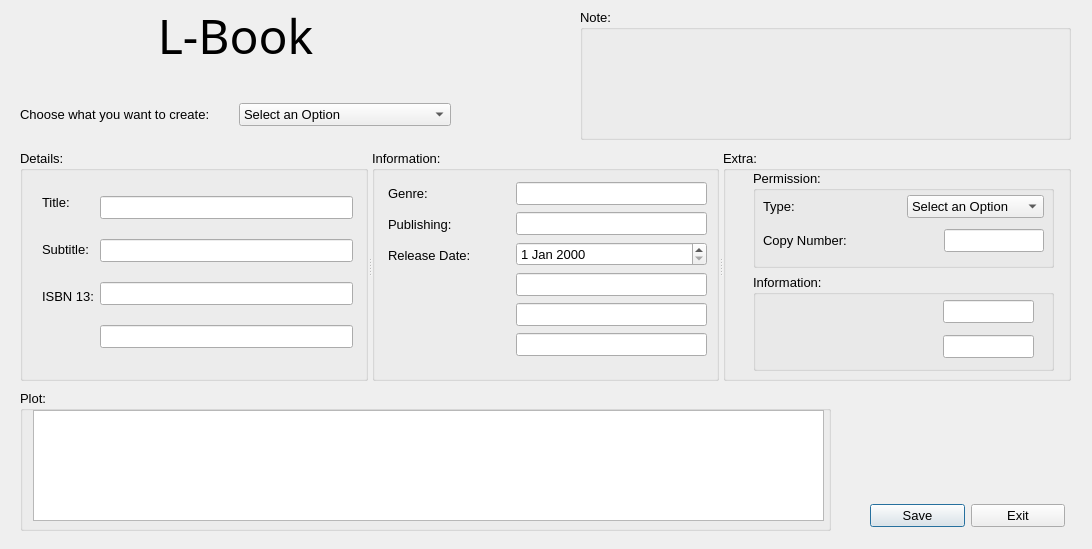
<?xml version="1.0" encoding="UTF-8"?>
<ui version="4.0">
    <class>modifyPublication</class>
    <widget class="QDialog" name="modifyPublication">
        <property name="geometry">
            <rect>
                <x>0</x>
                <y>0</y>
                <width>1092</width>
                <height>549</height>
            </rect>
        </property>
        <property name="windowTitle">
            <string>Dialog</string>
        </property>
        <widget class="QLabel" name="logoLabel">
            <property name="geometry">
                <rect>
                    <x>10</x>
                    <y>0</y>
                    <width>451</width>
                    <height>71</height>
                </rect>
            </property>
            <property name="font">
                <font>
                    <family>A Charming Font Expanded</family>
                    <pointsize>36</pointsize>
                </font>
            </property>
            <property name="text">
                <string>L-Book</string>
            </property>
            <property name="alignment">
                <set>Qt::AlignCenter</set>
            </property>
            <property name="textInteractionFlags">
                <set>Qt::NoTextInteraction</set>
            </property>
        </widget>
        <widget class="QGroupBox" name="plotBox">
            <property name="geometry">
                <rect>
                    <x>20</x>
                    <y>390</y>
                    <width>811</width>
                    <height>141</height>
                </rect>
            </property>
            <property name="font">
                <font>
                    <pointsize>10</pointsize>
                </font>
            </property>
            <property name="title">
                <string>Plot:</string>
            </property>
            <widget class="QTextEdit" name="plotLine">
                <property name="geometry">
                    <rect>
                        <x>13</x>
                        <y>20</y>
                        <width>791</width>
                        <height>111</height>
                    </rect>
                </property>
            </widget>
        </widget>
        <widget class="QGroupBox" name="groupBox_5">
            <property name="geometry">
                <rect>
                    <x>580</x>
                    <y>9</y>
                    <width>491</width>
                    <height>131</height>
                </rect>
            </property>
            <property name="font">
                <font>
                    <pointsize>10</pointsize>
                </font>
            </property>
            <property name="title">
                <string>Note:</string>
            </property>
            <widget class="QLabel" name="noteLabel">
                <property name="geometry">
                    <rect>
                        <x>10</x>
                        <y>20</y>
                        <width>461</width>
                        <height>91</height>
                    </rect>
                </property>
                <property name="text">
                    <string/>
                </property>
                <property name="wordWrap">
                    <bool>true</bool>
                </property>
                <property name="textInteractionFlags">
                    <set>Qt::NoTextInteraction</set>
                </property>
            </widget>
        </widget>
        <widget class="QWidget" name="layoutWidget_1">
            <property name="geometry">
                <rect>
                    <x>20</x>
                    <y>100</y>
                    <width>431</width>
                    <height>29</height>
                </rect>
            </property>
            <layout class="QHBoxLayout" name="horizontalLayout">
                <item>
                    <widget class="QLabel" name="label_2">
                        <property name="font">
                            <font>
                                <pointsize>10</pointsize>
                            </font>
                        </property>
                        <property name="text">
                            <string>Choose what you want to create:</string>
                        </property>
                        <property name="textInteractionFlags">
                            <set>Qt::NoTextInteraction</set>
                        </property>
                    </widget>
                </item>
                <item>
                    <widget class="QComboBox" name="publiBox">
                        <property name="font">
                            <font>
                                <pointsize>10</pointsize>
                            </font>
                        </property>
                        <item>
                            <property name="text">
                                <string>Select an Option</string>
                            </property>
                        </item>
                        <item>
                            <property name="text">
                                <string>Book</string>
                            </property>
                        </item>
                        <item>
                            <property name="text">
                                <string>Periodic</string>
                            </property>
                        </item>
                    </widget>
                </item>
            </layout>
        </widget>
        <widget class="QSplitter" name="splitter">
            <property name="geometry">
                <rect>
                    <x>20</x>
                    <y>150</y>
                    <width>1051</width>
                    <height>231</height>
                </rect>
            </property>
            <property name="orientation">
                <enum>Qt::Horizontal</enum>
            </property>
            <widget class="QGroupBox" name="groupBox">
                <property name="font">
                    <font>
                        <pointsize>10</pointsize>
                    </font>
                </property>
                <property name="title">
                    <string>Details:</string>
                </property>
                <widget class="QWidget" name="layoutWidget_2">
                    <property name="geometry">
                        <rect>
                            <x>22</x>
                            <y>32</y>
                            <width>311</width>
                            <height>181</height>
                        </rect>
                    </property>
                    <layout class="QHBoxLayout" name="horizontalLayout_4">
                        <item>
                            <layout class="QVBoxLayout" name="verticalLayout_2">
                                <item>
                                    <widget class="QLabel" name="label_5">
                                        <property name="text">
                                            <string>Title:</string>
                                        </property>
                                    </widget>
                                </item>
                                <item>
                                    <widget class="QLabel" name="label_6">
                                        <property name="text">
                                            <string>Subtitle:</string>
                                        </property>
                                    </widget>
                                </item>
                                <item>
                                    <widget class="QLabel" name="label_7">
                                        <property name="text">
                                            <string>ISBN 13:</string>
                                        </property>
                                    </widget>
                                </item>
                                <item>
                                    <widget class="QLabel" name="poliLabel_1">
                                        <property name="text">
                                            <string/>
                                        </property>
                                    </widget>
                                </item>
                            </layout>
                        </item>
                        <item>
                            <layout class="QVBoxLayout" name="verticalLayout">
                                <item>
                                    <widget class="QLineEdit" name="titleLine"/>
                                </item>
                                <item>
                                    <widget class="QLineEdit" name="subtitleLine"/>
                                </item>
                                <item>
                                    <widget class="QLineEdit" name="isbnLine"/>
                                </item>
                                <item>
                                    <widget class="QLineEdit" name="poliLine_2"/>
                                </item>
                            </layout>
                        </item>
                    </layout>
                </widget>
            </widget>
            <widget class="QGroupBox" name="groupBox_2">
                <property name="font">
                    <font>
                        <pointsize>10</pointsize>
                    </font>
                </property>
                <property name="title">
                    <string>Information:</string>
                </property>
                <widget class="QWidget" name="layoutWidget_3">
                    <property name="geometry">
                        <rect>
                            <x>16</x>
                            <y>31</y>
                            <width>121</width>
                            <height>181</height>
                        </rect>
                    </property>
                    <layout class="QVBoxLayout" name="verticalLayout_4">
                        <item>
                            <widget class="QLabel" name="label_11">
                                <property name="text">
                                    <string>Genre:</string>
                                </property>
                            </widget>
                        </item>
                        <item>
                            <widget class="QLabel" name="label_13">
                                <property name="text">
                                    <string>Publishing:</string>
                                </property>
                            </widget>
                        </item>
                        <item>
                            <widget class="QLabel" name="label_17">
                                <property name="text">
                                    <string>Release Date:</string>
                                </property>
                            </widget>
                        </item>
                        <item>
                            <widget class="QLabel" name="poliLabel_7">
                                <property name="text">
                                    <string/>
                                </property>
                            </widget>
                        </item>
                        <item>
                            <widget class="QLabel" name="poliLabel_9">
                                <property name="text">
                                    <string/>
                                </property>
                            </widget>
                        </item>
                        <item>
                            <widget class="QLabel" name="poliLabel_11">
                                <property name="text">
                                    <string/>
                                </property>
                            </widget>
                        </item>
                    </layout>
                </widget>
                <widget class="QWidget" name="layoutWidget_4">
                    <property name="geometry">
                        <rect>
                            <x>144</x>
                            <y>31</y>
                            <width>191</width>
                            <height>181</height>
                        </rect>
                    </property>
                    <layout class="QVBoxLayout" name="verticalLayout_3">
                        <item>
                            <widget class="QLineEdit" name="genreLine"/>
                        </item>
                        <item>
                            <widget class="QLineEdit" name="publishingLine"/>
                        </item>
                        <item>
                            <widget class="QDateEdit" name="dateEdit"/>
                        </item>
                        <item>
                            <widget class="QLineEdit" name="poliLine_8"/>
                        </item>
                        <item>
                            <widget class="QLineEdit" name="poliLine_10"/>
                        </item>
                        <item>
                            <widget class="QLineEdit" name="poliLine_12"/>
                        </item>
                    </layout>
                </widget>
            </widget>
            <widget class="QGroupBox" name="groupBox_3">
                <property name="font">
                    <font>
                        <pointsize>10</pointsize>
                    </font>
                </property>
                <property name="title">
                    <string>Extra:</string>
                </property>
                <widget class="QWidget" name="layoutWidget_5">
                    <property name="geometry">
                        <rect>
                            <x>30</x>
                            <y>20</y>
                            <width>301</width>
                            <height>201</height>
                        </rect>
                    </property>
                    <layout class="QVBoxLayout" name="verticalLayout_5">
                        <item>
                            <widget class="QGroupBox" name="groupBox_6">
                                <property name="title">
                                    <string>Permission:</string>
                                </property>
                                <widget class="QWidget" name="layoutWidget_6">
                                    <property name="geometry">
                                        <rect>
                                            <x>10</x>
                                            <y>20</y>
                                            <width>281</width>
                                            <height>67</height>
                                        </rect>
                                    </property>
                                    <layout class="QVBoxLayout" name="verticalLayout_6">
                                        <item>
                                            <layout class="QHBoxLayout" name="horizontalLayout_2">
                                                <item>
                                                    <widget class="QLabel" name="label_3">
                                                        <property name="text">
                                                            <string>Type:</string>
                                                        </property>
                                                    </widget>
                                                </item>
                                                <item>
                                                    <widget class="QComboBox" name="typeCombo">
                                                        <item>
                                                            <property name="text">
                                                                <string>Select an Option</string>
                                                            </property>
                                                        </item>
                                                        <item>
                                                            <property name="text">
                                                                <string>Read Only</string>
                                                            </property>
                                                        </item>
                                                        <item>
                                                            <property name="text">
                                                                <string>Avalidable</string>
                                                            </property>
                                                        </item>
                                                    </widget>
                                                </item>
                                            </layout>
                                        </item>
                                        <item>
                                            <layout class="QHBoxLayout" name="horizontalLayout_3">
                                                <item>
                                                    <widget class="QLabel" name="label_4">
                                                        <property name="text">
                                                            <string>Copy Number:</string>
                                                        </property>
                                                    </widget>
                                                </item>
                                                <item>
                                                    <widget class="QLineEdit" name="nCopyLine">
                                                        <property name="maximumSize">
                                                            <size>
                                                                <width>100</width>
                                                                <height>16777215</height>
                                                            </size>
                                                        </property>
                                                    </widget>
                                                </item>
                                            </layout>
                                        </item>
                                    </layout>
                                </widget>
                            </widget>
                        </item>
                        <item>
                            <widget class="QGroupBox" name="groupBox_4">
                                <property name="title">
                                    <string>Information:</string>
                                </property>
                                <widget class="QWidget" name="layoutWidget_7">
                                    <property name="geometry">
                                        <rect>
                                            <x>10</x>
                                            <y>20</y>
                                            <width>171</width>
                                            <height>71</height>
                                        </rect>
                                    </property>
                                    <layout class="QVBoxLayout" name="verticalLayout_8">
                                        <item>
                                            <widget class="QLabel" name="poliLabel_3">
                                                <property name="text">
                                                    <string/>
                                                </property>
                                            </widget>
                                        </item>
                                        <item>
                                            <widget class="QLabel" name="poliLabel_5">
                                                <property name="text">
                                                    <string/>
                                                </property>
                                            </widget>
                                        </item>
                                    </layout>
                                </widget>
                                <widget class="QWidget" name="layoutWidget_8">
                                    <property name="geometry">
                                        <rect>
                                            <x>190</x>
                                            <y>20</y>
                                            <width>91</width>
                                            <height>71</height>
                                        </rect>
                                    </property>
                                    <layout class="QVBoxLayout" name="verticalLayout_7">
                                        <item>
                                            <widget class="QLineEdit" name="poliLine_4"/>
                                        </item>
                                        <item>
                                            <widget class="QLineEdit" name="poliLine_6"/>
                                        </item>
                                    </layout>
                                </widget>
                            </widget>
                        </item>
                    </layout>
                </widget>
            </widget>
        </widget>
        <widget class="QWidget" name="layoutWidget_9">
            <property name="geometry">
                <rect>
                    <x>870</x>
                    <y>500</y>
                    <width>195</width>
                    <height>32</height>
                </rect>
            </property>
            <layout class="QHBoxLayout" name="horizontalLayout_5">
                <item>
                    <widget class="QPushButton" name="saveButton">
                        <property name="font">
                            <font>
                                <pointsize>10</pointsize>
                            </font>
                        </property>
                        <property name="text">
                            <string>Save</string>
                        </property>
                    </widget>
                </item>
                <item>
                    <widget class="QPushButton" name="exitButton">
                        <property name="font">
                            <font>
                                <pointsize>10</pointsize>
                            </font>
                        </property>
                        <property name="text">
                            <string>Exit</string>
                        </property>
                    </widget>
                </item>
            </layout>
        </widget>
    </widget>
    <resources/>
    <connections/>
</ui>
